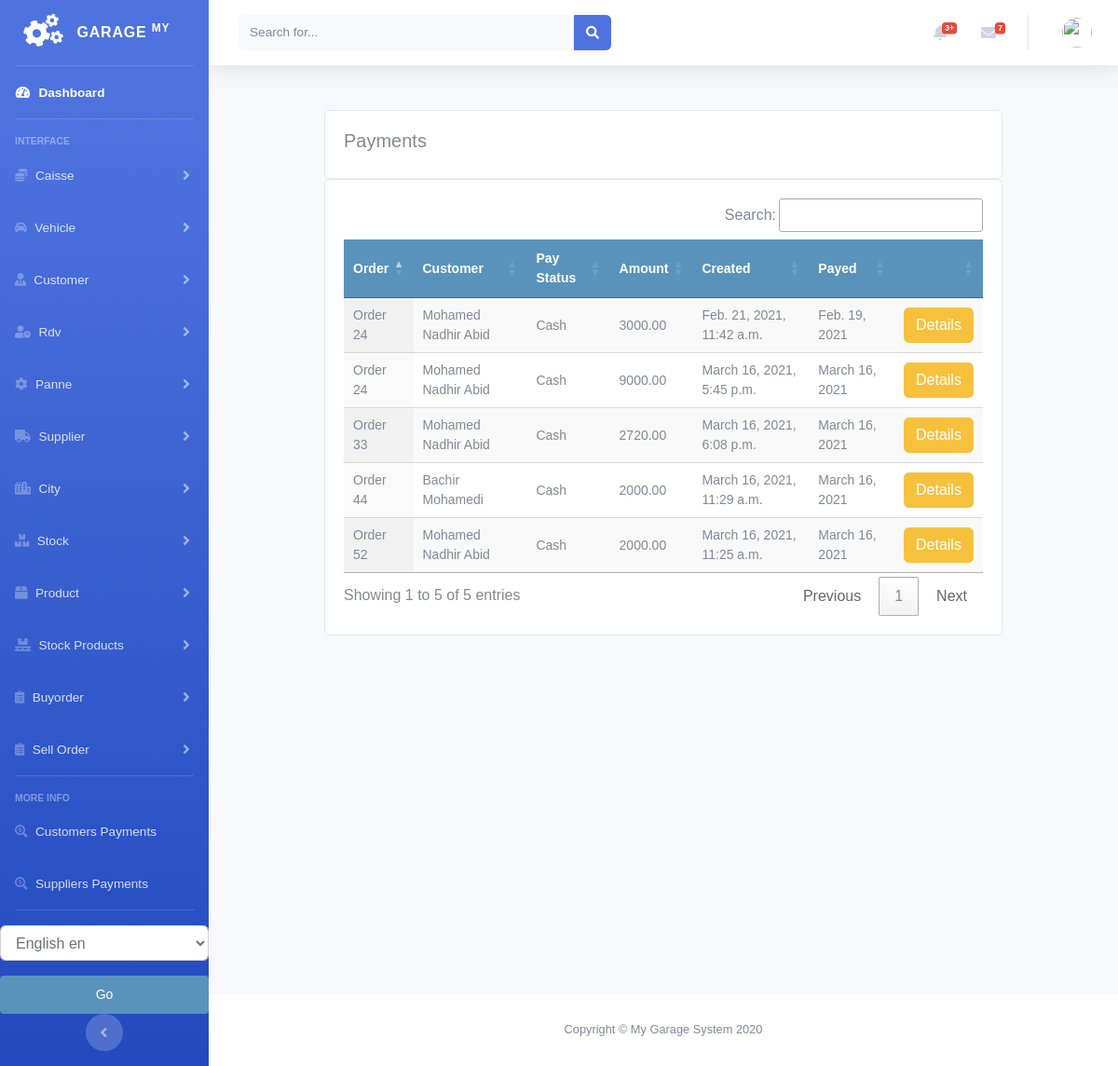
The page /payments/customer_payment_list on the database as committed earlier.
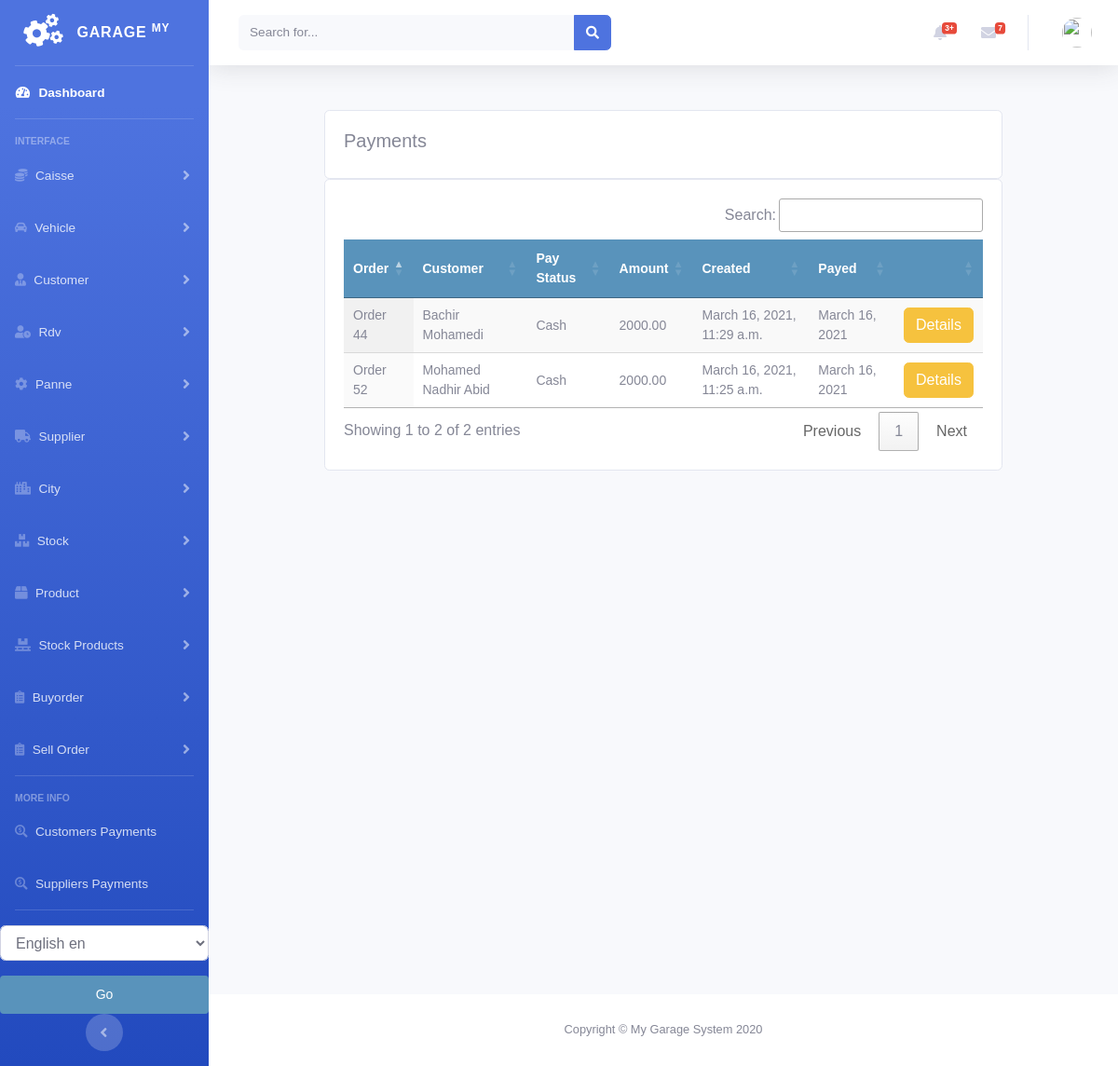
The same page on the database as committed later.
### payments/models.py (models this page shows)
class SellOrderPayment(models.Model):
    order = models.ForeignKey(Order, on_delete=models.CASCADE, blank=True, null=True)
    customer = models.ForeignKey(Customer, on_delete=models.CASCADE)
    user = models.IntegerField(default=0)
    amount = models.DecimalField(max_digits=10, decimal_places=2)
    created = models.DateTimeField(auto_now_add=True)
    pay_date = models.DateField(null=True, blank=True)
    pay_type = (
        ('Cash', 'Cash'),
        ('Cheque', 'Cheque'),
    )
    pay_status = models.CharField(max_length=8, choices=pay_type, blank=True, default="Cash")

### sellorder/models.py (models this page shows, shortened)
class Order(models.Model):
    customer = models.ForeignKey(Customer, on_delete=models.DO_NOTHING)
    vehicle = models.ForeignKey(Vehicle, on_delete=models.DO_NOTHING, null=True, blank=True)
    created = models.DateTimeField(auto_now_add=True)
    updated = models.DateTimeField(auto_now=True)
    debt = models.DecimalField(max_digits=10, decimal_places=2, null=True, blank=True, default=0)
    total_price = models.DecimalField(max_digits=10, decimal_places=2, null=True, blank=True, default=0)
    discount_amount = models.DecimalField(max_digits=10, decimal_places=2, null=True, blank=True, default=0)
    paid = models.BooleanField(default=False)
    order_tva = models.PositiveIntegerField(default=0)
    confirmed = models.BooleanField(default=False)
    order_date = models.DateField(null=True, blank=True)
    class Meta:
        ordering = ('-created',)
    def __str__(self):
        return f'Order {self.id}'

### customer/models.py (models this page shows, shortened)
class Customer(models.Model):
    firstname = models.CharField(max_length=250, null=True)
    lastname = models.CharField(max_length=250, null=True)
    address = models.CharField(max_length=200, null=True)
    phone = models.CharField(max_length=200, null=True)
    national_number = models.CharField(max_length=200, null=True)
    email = models.EmailField(null=True)
    date_created = models.DateTimeField(auto_now_add=True, null=True)
    date_joined = models.DateField(null=True)
    debt = models.DecimalField(max_digits=10, decimal_places=2, null=True, default=0)
    def __str__(self):
        return self.firstname + " " + self.lastname

### payments/views.py (the view)
# urls.py: path('customer_payment_list', views.customer_payment_list, name='customer_payment_list'),
def customer_payment_list(request):
    customerpayments = SellOrderPayment.objects.all()
    context = {
        "customerpayments": customerpayments
    }
    return render(request, 'payments/customer/payment_list.html', context)

### payments/templates/payments/customer/payment_list.html (shortened to what this page needs)
{% extends 'home.html' %}
{% load static %}
{% block content %}
<br>
<div class="container">
    <div class="row">
        <div class="col-md">
            <div class="card card-body">
                <h5>Payments</h5>
            </div>
            <div class="card card-body">
                <table id="table_id" class="display text-center">
                    <thead>
                    <tr>
                        <th>Order</th>
                        <th>Customer</th>
                        <th>Pay Status</th>
                        <th>Amount</th>
                        <th>Created</th>
                        <th>Payed</th>
                        <th></th>
                    </tr>
                    </thead>
                    <tbody>
                    {% for payment in customerpayments %}
                    <tr>
                        <td>
                            {{payment.order}}
                        </td>
                        <td>
                            {{payment.customer}}
                        </td>
                        <td>
                            {{payment.pay_status}}
                        </td>
                        <td>
                            {{payment.amount}}
                        </td>
                        <td>
                            {{payment.created}}
                        </td>
                        <td>
                            {{payment.pay_date}}
                        </td>
                        <td>
                           <a class="btn btn-warning " href="{% url 'sellorder:sellorder_details' payment.order.id %}">Details</a>
                        </td>
                    </tr>
                    {% endfor %}
                    </tbody>
                </table>
            </div>
        </div>
    </div>
</div>
{% endblock %}
{% block jsscript %}
<link rel="stylesheet" type="text/css" href="https://cdn.datatables.net/1.10.22/css/jquery.dataTables.css">
<link rel="stylesheet" type="text/css" href="https://cdn.datatables.net/buttons/1.6.5/css/buttons.dataTables.min.css">
{% endblock %}

### accounts/templates/home.html (shortened to what this page needs)
<!DOCTYPE html>
<html lang="en">
<head>
    {% load static %}
    <link rel="stylesheet" href="//code.jquery.com/ui/1.12.1/themes/base/jquery-ui.css">
    <link href="https://cdnjs.cloudflare.com/ajax/libs/font-awesome/5.13.0/css/all.min.css" rel="stylesheet">
    <link rel="stylesheet" href="https://stackpath.bootstrapcdn.com/bootstrap/4.3.1/css/bootstrap.min.css"
>
    <link rel="stylesheet" type="text/css" href="{% static 'vendor/fontawesome-free/css/all.min.css' %}">
    <link rel="stylesheet" type="text/css" href="{% static 'css/sb-admin-2.min.css' %}">
    <link rel="stylesheet" type="text/css" href="{% static 'css/main.css' %}">
</head>
<body id="page-top">
<div id="wrapper">
    {% include 'sidenavbar.html' %}
    <div id="content-wrapper" class="d-flex flex-column">
        {% include 'navbar.html' %}
        <div id="content">
            {% block content %}
            {% endblock %}
        </div>
      <footer class="sticky-footer bg-white">
        <div class="container my-auto">
          <div class="copyright text-center my-auto">
            <span>Copyright &copy; My Garage System 2020</span>
          </div>
        </div>
      </footer>
    </div>
</div>
{% block jsscript %}{% endblock %}
</body>
</html>

### accounts/templates/sidenavbar.html (shortened to what this page needs)
{% load  static %}
{% load i18n %}
<ul class="navbar-nav bg-gradient-primary sidebar sidebar-dark accordion" id="accordionSidebar">
    <a class="sidebar-brand d-flex align-items-center justify-content-center" href="/">
        <div class="sidebar-brand-icon rotate-n-15">
            <i class="fas fa-cogs"></i>
        </div>
        <div class="sidebar-brand-text mx-3">Garage <sup>My</sup></div>
    </a>
    <hr class="sidebar-divider my-0">
    <li class="nav-item active">
        <a class="nav-link" href="/">
            <i class="fas fa-fw fa-tachometer-alt"></i>
            <span>{% trans "Dashboard" %}</span></a>
    </li>
    <hr class="sidebar-divider">
    <div class="sidebar-heading">
        Interface
    </div>
    <li class="nav-item">
        <a class="nav-link collapsed" href="#" data-toggle="collapse" data-target="#collapseCaisse"
           aria-expanded="true" aria-controls="collapseCaisse">
            <i class="fas fa-coins"></i>
            <span>Caisse</span>
        </a>
    </li>
    <li class="nav-item">
        <a class="nav-link collapsed" href="#" data-toggle="collapse" data-target="#collapseType"
           aria-expanded="true" aria-controls="collapseType">
    <i class="fas fa-car-alt"></i>
            <span>Vehicle</span>
        </a>
    </li>
    <li class="nav-item">
        <a class="nav-link collapsed" href="#" data-toggle="collapse" data-target="#collapseCustomer"
           aria-expanded="true" aria-controls="collapseCustomer">
            <i class="fas fa-user-tie"></i>
            <span>Customer</span>
        </a>
    </li>
    <li class="nav-item">
        <a class="nav-link collapsed" href="#" data-toggle="collapse" data-target="#collapseRdv"
           aria-expanded="true" aria-controls="collapseRdv">
            <i class="fas fa-user-clock"></i>
            <span>Rdv</span>
        </a>
    </li>
    <li class="nav-item">
        <a class="nav-link collapsed" href="#" data-toggle="collapse" data-target="#collapsePanne"
           aria-expanded="true" aria-controls="collapsePanne">
            <i class="fas fa-cog"></i>
            <span>Panne</span>
        </a>
    </li>
    <li class="nav-item">
        <a class="nav-link collapsed" href="#" data-toggle="collapse" data-target="#collapsesupplier"
           aria-expanded="true" aria-controls="collapsesupplier">
            <i class="fas fa-truck"></i>
            <span>Supplier</span>
        </a>
    </li>
    <li class="nav-item">
        <a class="nav-link collapsed" href="#" data-toggle="collapse" data-target="#collapseCity"
           aria-expanded="true" aria-controls="collapseCity">
            <i class="fas fa-city"></i>
            <span>City</span>
        </a>
    </li>
    <li class="nav-item">
        <a class="nav-link collapsed" href="#" data-toggle="collapse" data-target="#collapsestock"
           aria-expanded="true" aria-controls="collapsestock">
            <i class="fas fa-boxes"></i>
            <span>Stock</span>
        </a>
    </li>
    <li class="nav-item">
        <a class="nav-link collapsed" href="#" data-toggle="collapse" data-target="#collapseproduct"
           aria-expanded="true" aria-controls="collapseproduct">
            <i class="fas fa-box"></i>
            <span>Product</span>
        </a>
    </li>
    <li class="nav-item">
        <a class="nav-link collapsed" href="#" data-toggle="collapse" data-target="#collapsestockproduct"
           aria-expanded="true" aria-controls="collapsestockproduct">
            <i class="fas fa-pallet"></i>
            <span>Stock Products</span>
        </a>
    </li>
    <li class="nav-item">
        <a class="nav-link collapsed" href="#" data-toggle="collapse" data-target="#collapsebuyorder"
           aria-expanded="true" aria-controls="collapsebuyorder">
            <i class="fas fa-clipboard-list"></i>
            <span>Buyorder</span>
        </a>
    </li>
    <li class="nav-item">
        <a class="nav-link collapsed" href="#" data-toggle="collapse" data-target="#collapsesellorder"
           aria-expanded="true" aria-controls="collapsesellorder">
            <i class="fas fa-clipboard-list"></i>
            <span>Sell Order</span>
        </a>
    </li>
    <hr class="sidebar-divider">
    <div class="sidebar-heading">
        More Info
    </div>
    <li class="nav-item">
        <a class="nav-link" href="{% url 'payments:customer_payment_list' %}">
            <i class="fas fa-search-dollar"></i>
            <span>Customers Payments</span></a>
    </li>
    <li class="nav-item">
        <a class="nav-link" href="{% url 'payments:supplier_payment_list' %}">
            <i class="fas fa-search-dollar"></i>
            <span>Suppliers Payments</span></a>
    </li>
    <hr class="sidebar-divider d-none d-md-block">
    {% get_current_language as LANGUAGE_CODE %}
          <form action="{% url 'set_language'%}" method="post">
              <select class="form-control" name="language" id="">
                  {% get_available_languages as LANGUAGES %}
                  {% get_language_info_list for LANGUAGES as languages %}
                  {% for language in languages %}
                    <option value="{{ language.code }}" {% if language.code == LANGUAGE_CODE %} selected {% endif %}>
                       <i class="fas fa-clipboard-list"></i>  {{ language.name_local}} {{ language.code }}
                    </option>
                  {% endfor %}
              </select>
              <input class="btn btn-warning btn-block mt-3" type="submit" value="Go">
          </form>
    <div class="text-center d-none d-md-inline">
        <button class="rounded-circle border-0" id="sidebarToggle"></button>
    </div>
</ul>

### accounts/templates/navbar.html (shortened to what this page needs)
{% load  static %}
        <nav class="navbar navbar-expand navbar-light bg-white topbar mb-4 static-top shadow">
          <form class="d-none d-sm-inline-block form-inline mr-auto ml-md-3 my-2 my-md-0 mw-100 navbar-search">
            <div class="input-group">
              <input type="text" class="form-control bg-light border-0 small" placeholder="Search for..." aria-label="Search" aria-describedby="basic-addon2">
              <div class="input-group-append">
                <button class="btn btn-primary" type="button">
                  <i class="fas fa-search fa-sm"></i>
                </button>
              </div>
            </div>
          </form>
          <ul class="navbar-nav ml-auto">
            <li class="nav-item dropdown no-arrow mx-1">
              <a class="nav-link dropdown-toggle" href="#" id="alertsDropdown" role="button" data-toggle="dropdown" aria-haspopup="true" aria-expanded="false">
                <i class="fas fa-bell fa-fw"></i>
                <span class="badge badge-danger badge-counter">3+</span>
              </a>
            </li>
            <li class="nav-item dropdown no-arrow mx-1">
              <a class="nav-link dropdown-toggle" href="#" id="messagesDropdown" role="button" data-toggle="dropdown" aria-haspopup="true" aria-expanded="false">
                <i class="fas fa-envelope fa-fw"></i>
                <span class="badge badge-danger badge-counter">7</span>
              </a>
            </li>
            <li class="nav-item dropdown no-arrow">
              <a class="nav-link dropdown-toggle" href="#" id="userDropdown" role="button" data-toggle="dropdown" aria-haspopup="true" aria-expanded="false">
                <img class="img-profile rounded-circle" src="https://source.unsplash.com/QAB-WJcbgJk/60x60">
              </a>
            </li>
          </ul>
        </nav>

### static/css/main.css (style rules this page uses)
body { margin:0; padding:0; font-family:helvetica, sans-serif; }
h1, h2, h3, h4, h5 , h6 { font-family: 'Ubuntu', sans-serif; font-weight:normal; }
a { text-decoration:none; color:#5993bb; }
a.button, input[type="submit"] { color:#fff; background:#5993bb; border-radius:4px; padding:10px 20px; font-size:14px; border:0; }
table { width:100%; border-spacing:0; border-collapse: collapse; }
table th, table td { text-align:left; font-size:14px; padding:10px; margin:0; }
tbody tr:nth-child(odd) { background:#efefef; }
thead th, tbody tr.total { background:#5993bb; color:#fff; font-weight:bold; }
#content { padding:0 100px; overflow:hidden; }

Rows that differ between the two databases and show on the page:
removed SellOrderPayment: order "Order 24", customer "Mohamed Nadhir Abid", pay_status "Cash", amount "3000.00", created "Feb. 21, 2021, 11:42 a.m.", pay_date "Feb. 19, 2021"
removed SellOrderPayment: order "Order 24", customer "Mohamed Nadhir Abid", pay_status "Cash", amount "9000.00", created "March 16, 2021, 5:45 p.m.", pay_date "March 16, 2021"
removed SellOrderPayment: order "Order 33", customer "Mohamed Nadhir Abid", pay_status "Cash", amount "2720.00", created "March 16, 2021, 6:08 p.m.", pay_date "March 16, 2021"
Other text that changed with them:
text written by a page script: "Search: Showing 1 to 5 of 5 entries Previous 1 Next" → "Search: Showing 1 to 2 of 2 entries Previous 1 Next"
